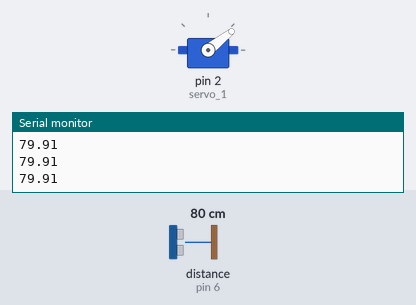
Simulated run of this sketch. Board: Arduino Uno, built with avr-gcc and run on an emulated ATmega328P. Shown: servo, the last lines printed to the serial monitor. Wiring (inferred from the names in the program): ultrasonic range finder: trigger pin 5; echo pin 6. Inputs (shaded band) come from the test bench; at power-on: distance to the obstacle (sensor on pin 6) 80 cm. The echo pulse lasts 58.3 µs per cm.

Above: at 1.2 s.
1.3 s: distance to the obstacle (sensor on pin 6) set to 2 cm
At 2.0 s:
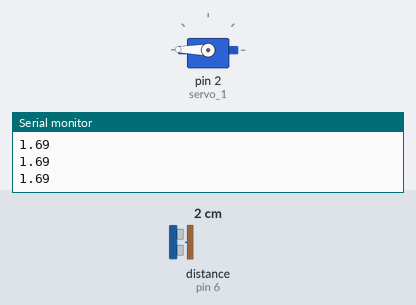
2.8 s: distance to the obstacle (sensor on pin 6) set to 18 cm
At 3.1 s:
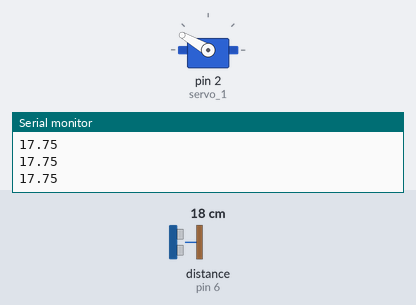
4.3 s: distance to the obstacle (sensor on pin 6) set to 35 cm
At 5.4 s:
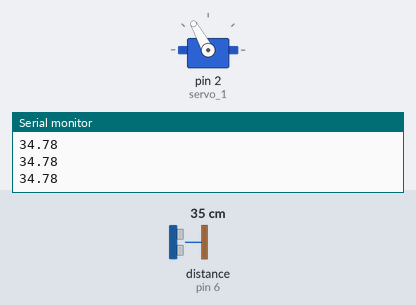
5.8 s: distance to the obstacle (sensor on pin 6) set to 60 cm
At 6.5 s:
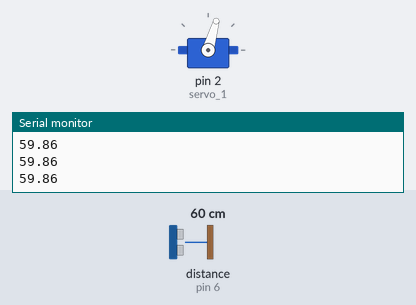
Timing chart, 0 to 8.3 s (numbered marks = the images above; inputs shaded):
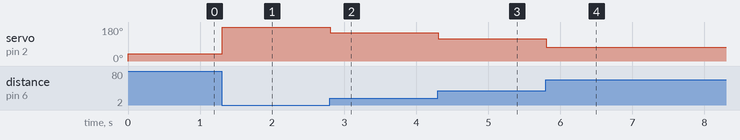

Measured:
- after the input at 1.3 s, servo on pin 2 (servo_1): 38° → 179° at once
- after the input at 2.8 s, servo on pin 2 (servo_1): 179° → 150° at once
- after the input at 4.3 s, servo on pin 2 (servo_1): 150° → 119° at once
- after the input at 5.8 s, servo on pin 2 (servo_1): 119° → 74° at once

The sketch:

stem_servomotor.ino
```cpp
#include <Servo.h>
Servo servo_1;
#define trigPin 5
#define echoPin 6

void setup(){

  Serial.begin(9600);

  pinMode(A0, INPUT);

  pinMode(trigPin, OUTPUT);
  pinMode(echoPin, INPUT);

  servo_1.attach(2);
  servo_1.write(0);

}

void loop(){

  float duration, distance;
  digitalWrite(trigPin, LOW);
  delayMicroseconds(2);
  digitalWrite(trigPin, HIGH);
  delayMicroseconds(10);
  digitalWrite(trigPin, LOW);
  duration = pulseIn(echoPin, HIGH);
  distance = (duration / 2) * 0.0344;

  int distan = map(distance,0,100,180,0);

  if(distance < 101){
     servo_1.write(distan);
  }


  Serial.println(distance);

}
```
